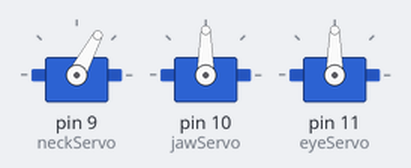
This sketch was run on a simulated Arduino Uno, built with avr-gcc and run on an emulated ATmega328P. Parts: 3 × servo. Random numbers use the default seed unless the sketch sets one.

Above: at 0.05 s.
At 3.05 s:
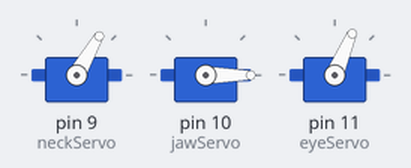
At 6.15 s:
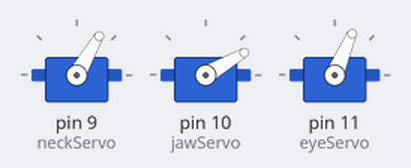
At 12.35 s:
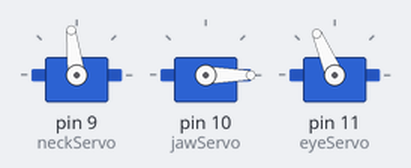
At 18.55 s:
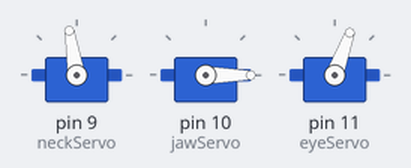
At 24.75 s:
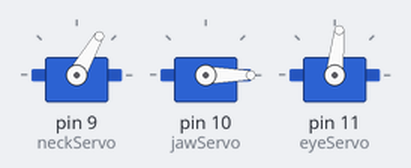
Timing chart, 0 to 32.3 s (numbered marks = the images above):
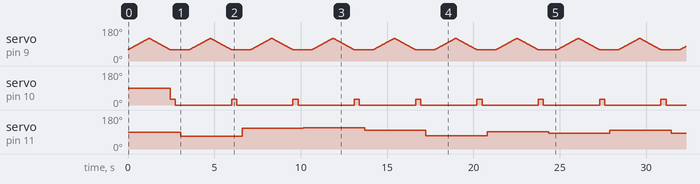

The sketch:

robotic_head.ino
```cpp
#include <Servo.h>

Servo neckServo;    // Controls left-right head movement
Servo jawServo;     // Controls jaw movement
Servo eyeServo;     // Controls eye movement

void setup() {
  neckServo.attach(9);
  jawServo.attach(10);
  eyeServo.attach(11);
}

void loop() {
  // Simulate head scanning
  for (int pos = 60; pos <= 120; pos++) {
    neckServo.write(pos);
    delay(20);
  }
  for (int pos = 120; pos >= 60; pos--) {
    neckServo.write(pos);
    delay(20);
  }

  // Simulate mouth movement
  jawServo.write(30);
  delay(300);
  jawServo.write(0);
  delay(300);

  // Eye movement
  eyeServo.write(random(60, 120));
  delay(500);
}
```

Measured:
- by itself, servo on pin 10 (jawServo): alternates 30° for 0.30 s and 0° for 3.2 s
